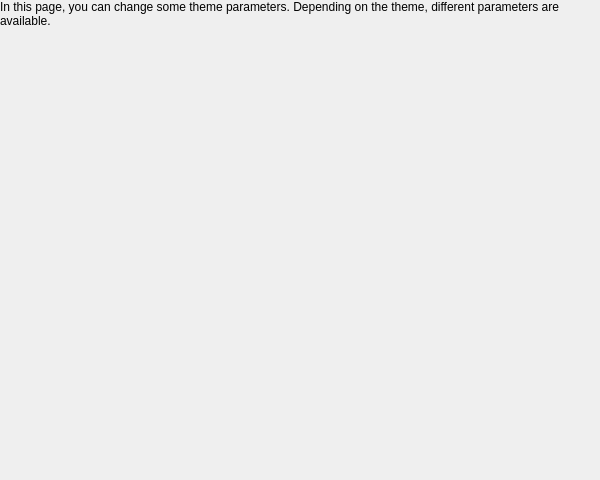
<ui version="4.0" >
 <class>ThemeParametersPage</class>
 <widget class="QWidget" name="ThemeParametersPage" >
  <property name="geometry" >
   <rect>
    <x>0</x>
    <y>0</y>
    <width>600</width>
    <height>480</height>
   </rect>
  </property>
  <layout class="QVBoxLayout" name="verticalLayout" >
   <item>
    <widget class="QLabel" name="textLabel1" >
     <property name="sizePolicy" >
      <sizepolicy vsizetype="Fixed" hsizetype="Preferred" >
       <horstretch>0</horstretch>
       <verstretch>0</verstretch>
      </sizepolicy>
     </property>
     <property name="text" >
      <string>In this page, you can change some theme parameters. Depending on the theme, different parameters are available.</string>
     </property>
     <property name="alignment" >
      <set>Qt::AlignVCenter</set>
     </property>
     <property name="wordWrap" >
      <bool>true</bool>
     </property>
    </widget>
   </item>
   <item>
    <widget class="QScrollArea" name="scrollArea" >
     <property name="frameShape" >
      <enum>QFrame::NoFrame</enum>
     </property>
     <property name="widgetResizable" >
      <bool>true</bool>
     </property>
     <widget class="QWidget" name="content" >
      <property name="geometry" >
       <rect>
        <x>0</x>
        <y>0</y>
        <width>592</width>
        <height>429</height>
       </rect>
      </property>
     </widget>
    </widget>
   </item>
  </layout>
 </widget>
 <layoutdefault spacing="6" margin="0" />
 <pixmapfunction>qPixmapFromMimeSource</pixmapfunction>
 <resources/>
 <connections/>
</ui>
